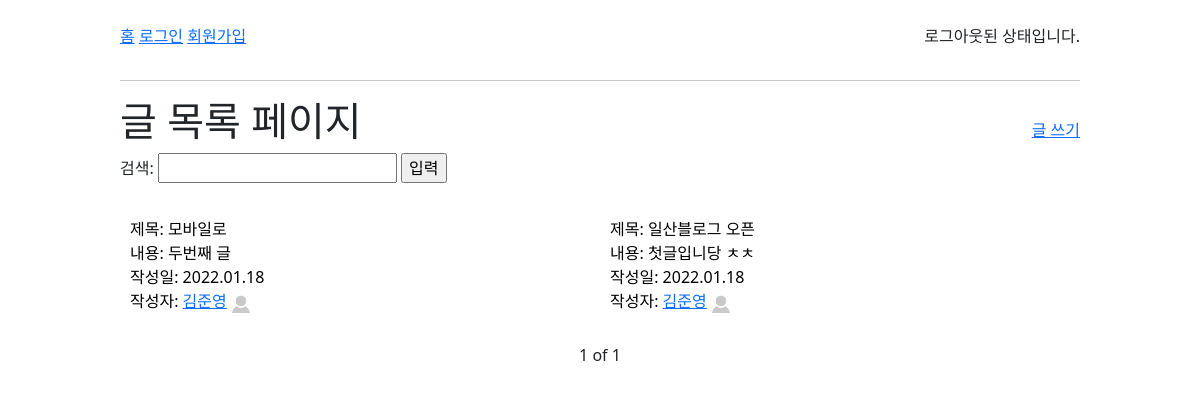
The page / on the database its author committed.
### blog/models.py (models this page shows, shortened)
class Post(models.Model):
    title = models.CharField(max_length=50, unique=True, error_messages={'unique':'이미 있는 제목입니다'})
    content = models.TextField(validators=[MinLengthValidator(2, '2글자 이상 적어줘잉'), validate_symbols])
    place = models.CharField(max_length=50)
    MEMBER_CHOICES = [
        (1, "혼자"),
        (2, "둘이"),
        (3, "셋이"),
        (4, "넷"),
        (5, "다섯"),
        (6, "여섯"),
        (7, "일곱"),
        (8, "여덟"),
    ]
    member = models.IntegerField(choices=MEMBER_CHOICES, default=None)
    image1 = models.ImageField(blank=True, upload_to='pics')
    image2 = models.ImageField(blank=True, upload_to='pics')
    image3 = models.ImageField(blank=True, upload_to='pics')
    dt_created = models.DateTimeField(auto_now_add=True, verbose_name="Date Created")
    dt_modified = models.DateTimeField(auto_now=True, verbose_name="Date Modified")
    user = models.ForeignKey('blog.User', on_delete=models.CASCADE)

class User(AbstractUser):
    nickname = models.CharField(max_length=15, unique=True, null=True)
    name = models.CharField(max_length=10)

class Profile(models.Model):
    user = models.OneToOneField('blog.User', on_delete=models.CASCADE)
    intro = models.CharField(blank=True, max_length=60)
    address = models.CharField(max_length=100)
    army=models.CharField(max_length=50)
    profile_pic = models.ImageField(default='default_profile_pic.jpg', upload_to='profile_pics')

### blog/views.py (the view)
# urls.py: path('', views.post_list, name='post-list'),
def post_list(request):
    context={}
    search_form = SearchForm()
    context['form']=search_form
    if request.method=='POST':
        searchWord = request.POST['search_word']
        posts = Post.objects.filter(Q(title__icontains=searchWord) | Q(content__icontains=searchWord) | Q(place__icontains=searchWord)).distinct().order_by('-dt_created')
    else:
        posts = Post.objects.order_by('-dt_created')
    paginator = Paginator(posts, 8) # post 8개를 1 page로 가지는 paginator 객체
    curr_page_number = request.GET.get('page') #GET요청의 쿼리스트링의 page 파라미터의 값을 얻어옴
    if curr_page_number is None:
        curr_page_number = 1
    page = paginator.page(curr_page_number) # 쿼리스트링에서 가져온 현재 페이지를 알려주는 애
    context['page']=page
    return render(request, 'blog/post_list.html', context) # 현재 페이지의 페이지 객체를 context로 넘겨줌

### blog/forms.py
class SearchForm(forms.Form):
    search_word = forms.CharField(max_length=50)

### blog/templates/blog/post_list.html (shortened to what this page needs)
{% extends './navbar.html' %}
{% load static %}
{% block css %}
    <link rel='stylesheet' href="{% static 'blog/css/post_list.css' %}?after">
    <link rel='stylesheet' href="{% static 'blog/css/base.css' %}?after">
{% endblock css %}
{% block post_container %}
<div class='header'>
    <div>
        <h1>글 목록 페이지</h1>
    </div>
    <div>
        <a href="{% url 'post-create' %}">글 쓰기</a>
    </div>
</div>
<div class='search'>
    <form method='post'> {% csrf_token %}
        검색: {{form.search_word}}
        <input type='submit' value='입력'>
    </form>
</div>
<br>
{% if page %}
    <div class='article'>
    {% for post in page.object_list %}
        <a style='text-decoration-line: none; color:black;' href="{% url 'post-detail' post.id %}">
                <div class='article_content'>
                    <div style='padding:10px'>
                        <div class='title'> 제목: {{ post.title }}</div>
                        <div class='content'> 내용: {{ post.content }} </div>
                        <div class='dt_created'> 작성일: {{ post.dt_created | date:"Y.m.d" }} </div>
                        <div class='name'>작성자: <a href="{% url 'user_profile' post.user.id %}">{{ post.user.name }}</a> <img style="width:20px; heigh:20px;" src="{{ post.user.profile.profile_pic.url }}"></div>
                    </div>
                </div>
        </a>
    {% endfor %}
    </div>
    <div class='paginator'>
    <p>{{page.number}} of {{page.paginator.num_pages}}</p>
    </div>
{% else %}
해당 단어를 포함한 글이 없어요
<a href="{% url 'post-list' %}">되돌아가기</a>
{% endif%}
{% endblock post_container %}

### blog/static/blog/css/post_list.css (style rules this page uses)
.header { display:flex; justify-content: space-between; align-items:baseline; }
.article { display:flex; flex-flow: row wrap; justify-content: space-between; }
.article_content { margin-bottom:20px; width:50%; }
.paginator { display:flex; align-items:baseline; justify-content:center; }
.paginator p { margin-right : 10px; margin-left : 10px; }

### blog/static/blog/css/base.css (style rules this page uses)
body { margin-left:10%; margin-right:10%; }

### rows shown on the page
Post: title "모바일로", content "두번째 글", dt_created "2022.01.18", user.name "김준영", user.profile.profile_pic (placeholder picture)
Post: title "일산블로그 오픈", content "첫글입니당 ㅊㅊ", dt_created "2022.01.18", user.name "김준영", user.profile.profile_pic (placeholder picture)

### other values the page prints
{{ page.number }} "1"
{{ page.paginator.num_pages }} "1"
